Frame 1 (no input): blank canvas, image omitted
Frame 60 (the mouse pressed at the canvas centre just before this capture): blank canvas, image omitted
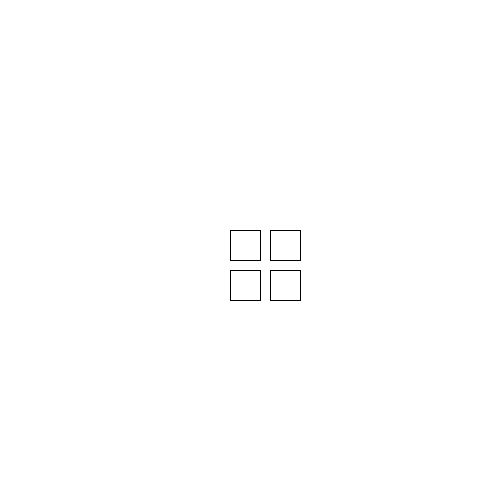
Frame 120 (the mouse held since frame 60 and released just before this capture)

The Processing sketch whose frames 1 and 60 were blank and that drew this single picture after the mouse press (run headless with seeded random() and noise(); from frame 60 on, the mouse is pressed at the canvas centre):

// Processing sketch: ex7_oper_mouse
// ── ex7_oper_mouse.pde
int tamanho=30;

void setup() {
  size(500, 500);
}

void draw() {
  background(255);
  stroke(0);
  if (mouseX>1) {
    rect(mouseX-20, mouseY+20, tamanho, tamanho);
    rect(mouseX-20, mouseY-20, tamanho, tamanho);
    rect(mouseX+20, mouseY+20, tamanho, tamanho);
    rect(mouseX+20, mouseY-20, tamanho, tamanho);
  }
}
